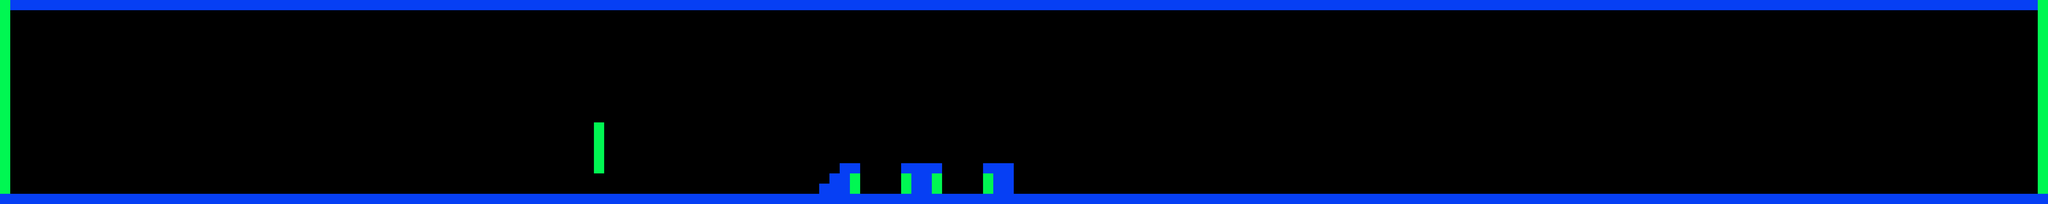

Below is a game level as drawn by its tile map, then a one-line description and the .tmx that defines it (tile-layer data replaced by summaries):
An orthogonal 200x20 tile map with 64x64 px tiles, 1 tile layer (Calque de Tile 1), 2 tilesets and 57 objects (2x clockwise, anticlockwise, repulse, attract, steel, ...).

<map version="1.0" orientation="orthogonal" width="200" height="20" tilewidth="64" tileheight="64">
 <tileset firstgid="1" name="mur" tilewidth="64" tileheight="64">
  <image source="mur.png" trans="ffffff" width="64" height="64" />
 </tileset>
 <tileset firstgid="2" name="sol" tilewidth="64" tileheight="64">
  <image source="sol.png" trans="ffffff" width="64" height="64" />
 </tileset>
 <layer name="Calque de Tile 1" width="200" height="20">
  <data>[4000 cells, 471 non-empty, 2 distinct tile ids]</data>
 </layer>
 <objectgroup color="#00ff00" name="wall" width="200" height="20">
  <object x="0" y="0" width="64" height="1216" />
  <object x="12736" y="0" width="64" height="1216" />
  <object x="3712" y="768" width="64" height="320" />
  <object x="5312" y="1088" width="64" height="128" />
  <object x="5632" y="1088" width="64" height="128" />
  <object x="5824" y="1088" width="64" height="128" />
  <object x="6144" y="1088" width="64" height="128" />
 </objectgroup>
 <objectgroup color="#0000ff" name="platform" width="200" height="20">
  <object x="0" y="1216" width="12800" height="64" />
  <object x="64" y="0" width="12736" height="64" />
  <object x="5120" y="1152" width="64" height="64" />
  <object x="5184" y="1088" width="64" height="64" />
  <object x="5248" y="1024" width="128" height="64" />
  <object x="5632" y="1024" width="256" height="64" />
  <object x="6144" y="1024" width="192" height="64" />
 </objectgroup>
 <objectgroup color="#ffffff" name="movable" width="200" height="20">
  <object x="2944" y="1152" width="64" height="64" />
  <object x="3008" y="1152" width="64" height="64" />
  <object x="3072" y="1152" width="64" height="64" />
  <object x="3136" y="1152" width="64" height="64" />
  <object x="3008" y="1088" width="64" height="64" />
  <object x="3072" y="1088" width="64" height="64" />
  <object x="3072" y="1024" width="64" height="64" />
  <object x="3136" y="1088" width="64" height="64" />
  <object x="3200" y="1152" width="64" height="64" />
 </objectgroup>
 <objectgroup color="#ff6666" name="destroyable" width="200" height="20">
  <object x="2304" y="1152" width="64" height="64" />
  <object x="2304" y="1088" width="64" height="64" />
  <object x="2304" y="1024" width="64" height="64" />
  <object x="2304" y="960" width="64" height="64" />
  <object x="2304" y="896" width="64" height="64" />
  <object x="2304" y="832" width="64" height="64" />
  <object x="2368" y="832" width="64" height="64" />
  <object x="2368" y="896" width="64" height="64" />
  <object x="2368" y="960" width="64" height="64" />
  <object x="2368" y="1024" width="64" height="64" />
  <object x="2368" y="1088" width="64" height="64" />
  <object x="2368" y="1152" width="64" height="64" />
  <object x="2432" y="832" width="64" height="64" />
  <object x="2432" y="896" width="64" height="64" />
  <object x="2432" y="960" width="64" height="64" />
  <object x="2432" y="1024" width="64" height="64" />
  <object x="2432" y="1088" width="64" height="64" />
  <object x="2432" y="1152" width="64" height="64" />
 </objectgroup>
 <objectgroup color="#ff0000" name="metalman" width="200" height="20">
  <object x="128" y="1152" width="64" height="64" />
 </objectgroup>
 <objectgroup color="#ff0000" name="themagnet" width="200" height="20">
  <object x="256" y="1152" width="64" height="64" />
 </objectgroup>
 <objectgroup color="#800000" name="generator" width="200" height="20">
  <object type="clockwise" x="1152" y="1024" width="64" height="64">
   <properties>
    <property name="id" value="42" />
   </properties>
  </object>
  <object type="clockwise" x="3840" y="960" width="64" height="64">
   <properties>
    <property name="id" value="12345" />
   </properties>
  </object>
  <object type="anticlockwise" x="4800" y="960" width="64" height="64">
   <properties>
    <property name="id" value="12345" />
   </properties>
  </object>
  <object type="repulse" x="4480" y="960" width="64" height="64">
   <properties>
    <property name="id" value="12345" />
   </properties>
  </object>
  <object type="attract" x="4160" y="960" width="64" height="64">
   <properties>
    <property name="id" value="12345" />
   </properties>
  </object>
 </objectgroup>
 <objectgroup color="#66ccff" name="switch" width="200" height="20">
  <object x="768" y="1152" width="64" height="64">
   <properties>
    <property name="id" value="42" />
   </properties>
  </object>
  <object x="3968" y="1152" width="64" height="64">
   <properties>
    <property name="id" value="12345" />
   </properties>
  </object>
 </objectgroup>
 <objectgroup color="#e6e6e6" name="metal" width="200" height="20">
  <object type="steel" x="1600" y="1152" width="64" height="64" />
  <object type="aluminium" x="1728" y="1152" width="64" height="64" />
  <object type="lead" x="1856" y="1152" width="64" height="64" />
 </objectgroup>
 <objectgroup color="#333333" name="gate" width="200" height="20">
  <object x="3712" y="1088" width="64" height="128">
   <properties>
    <property name="id" value="1337" />
   </properties>
  </object>
 </objectgroup>
 <objectgroup color="#004080" name="acid" width="200" height="20">
  <object x="5376" y="1088" width="256" height="128" />
 </objectgroup>
 <objectgroup color="#ffff00" name="arc" width="200" height="20">
  <object x="5888" y="1088" width="256" height="128" />
 </objectgroup>
 <objectgroup color="#800080" name="gateswitch" width="200" height="20">
  <object x="3456" y="1152" width="64" height="64">
   <properties>
    <property name="id" value="1337" />
   </properties>
  </object>
 </objectgroup>
</map>